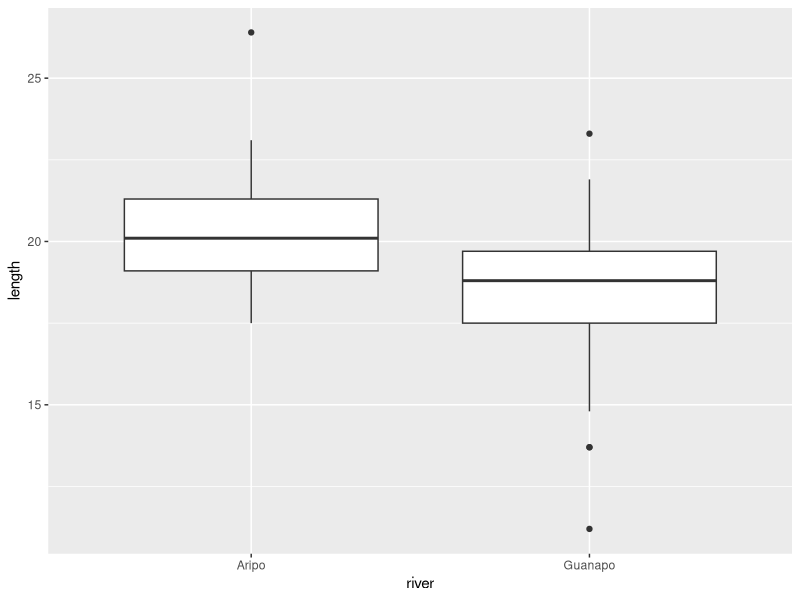
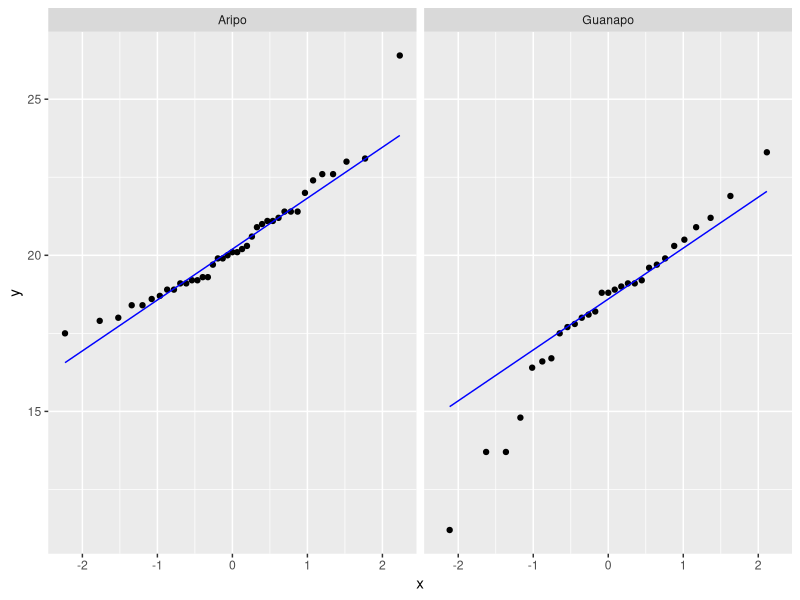

Here is the R script that generated these plots, in order:
## ---- chunk 1
library(tidyverse)
library(rstatix) #converts stats functions to a tidyverse-friendly format
## ---- chunk 2
rivers <- read_csv("data/CS1-twosample.csv")
head(rivers)
summary(rivers)
## ---- chunk 3
#get common summary stats for the length column
rivers %>%
  group_by(river) %>%
  get_summary_stats(type = "common")
## ---- chunk 4
ggplot(rivers,
       aes(x = river, y = length)) +
  geom_boxplot()
## ---- chunk 5
#We can use the filter() function to filter the data by river, then we perform the Shapiro-Wilk test on the length measurement. The shapiro.test() function needs the data in a vector format. We get these by using the pull() function.
rivers %>%
  filter(river == "Aripo") %>%
  pull(length) %>%
  shapiro.test()

rivers %>%
  filter(river == "Guanapo") %>%
  pull(length) %>%
  shapiro.test()
## ---- chunk 6
# we group the data by river
# then create a panel per river
# containing the Q-Q plot for that river
ggplot(rivers,
       aes(sample = length)) +
  stat_qq() +
  stat_qq_line(colour = "blue") +
  facet_wrap(facets = vars(river))
